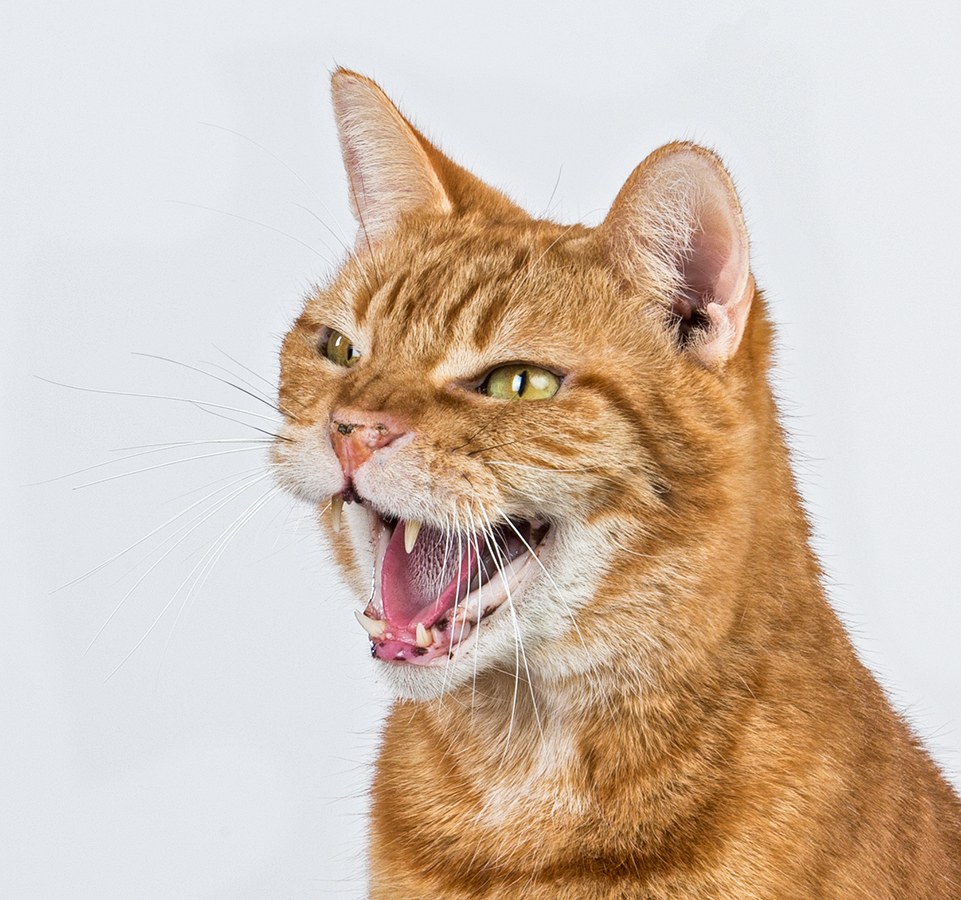
#> input picture cat.bmp, 961 x 900 px
$ python HelloCV.py
#> lines starting #> are read from the running program, lines starting #| are printed output that depends on the picture
import cv2
import sys

print('Hello OpenCV', cv2.__version__)

# cv2.imread(filename, flags=None)
# filename은 파일명, flag는 영상 불러오는 옵션(gray, color)
img = cv2.imread('cat.bmp', cv2.IMREAD_GRAYSCALE)
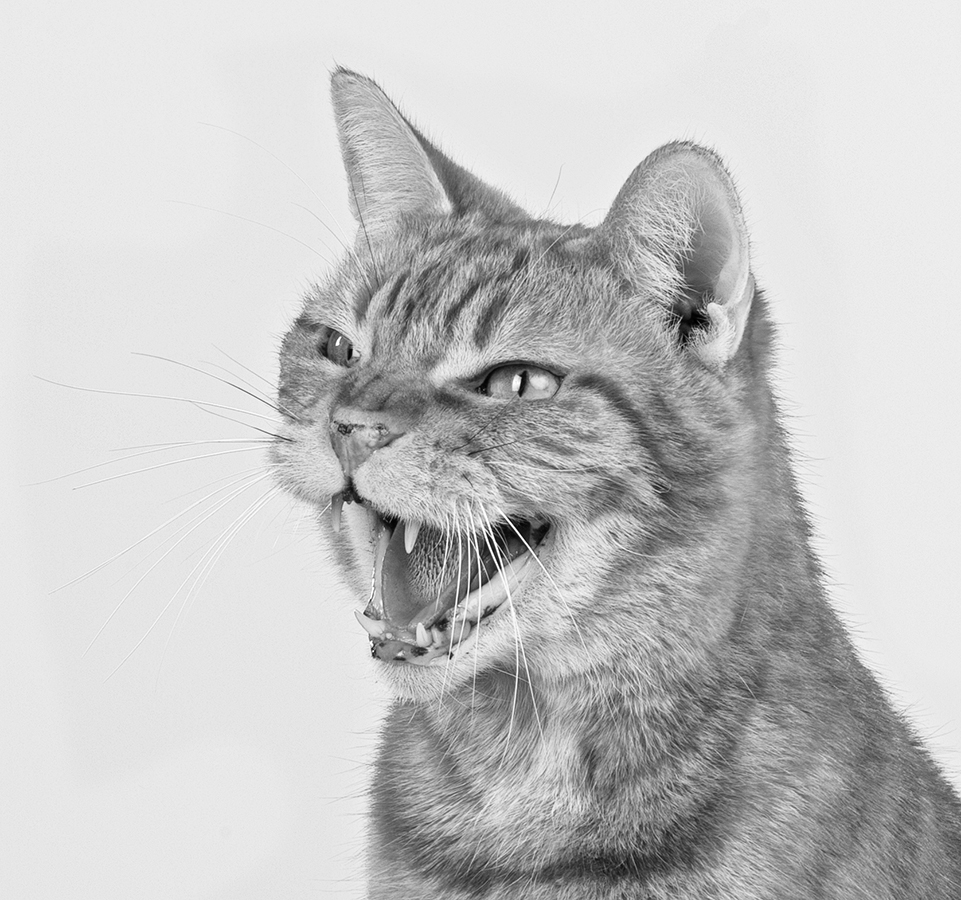
#> img: shape (900, 961); min 0, max 255, mean 197.1

if img is None:
    print('image load failed!')
    sys.exit()

# cv2.imwrite(filename, img,params=None)
# params은 파일 저장옵션이다 -> [cv2.IMWRITE_JPEG_QUALITY,80] : JPG 파일 압축률을 90%로 지정
cv2.imwrite('cat_gray.jpg',img)

# cv2.namedWindow(winname, flags=None)
# cv2.WINDOW_NORMAL : 영상 크기를 창 크기에 맞게 지정
# cv2.WINDOW_AUTOSIZE (기본) : 창 크기를 영상 크기에 맞게 지정
cv2.namedWindow('image',cv2.WINDOW_NORMAL)

# cv2.resizeWindow(winname, width, height)
# cv2.WINDOW_NORMAL로 생성해야 동작
cv2.resizeWindow('image', 500,500)

# cv2.imshow(window, mat)
# mat : 출력할 영상 데이터
cv2.imshow('image', img)

# cv2.waitKey()에 도달해야 영상 출력이 됨
while True:
    if cv2.waitKey() == 27:
        # esc키로만 나가기 가능
        # cv2.waitKey() == ord('q):
#> (key Esc is pressed here)
        break


cv2.destroyWindow('image')
# cv2.destroyAllWindows()
